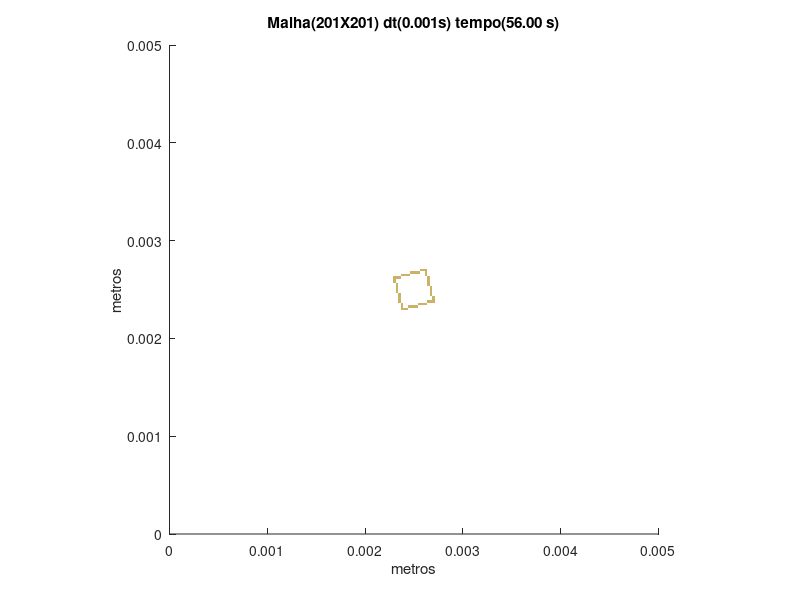

Here is the MATLAB script that generated this plot:
set (gca,'PlotBoxAspectRatio',[1 1 1],'Xlim',[0,0.005],'Ylim',[0,0.005])
hold on
title('Malha(201X201) dt(0.001s) tempo(56.00 s)')
hold on
ylabel('metros')
hold on
xlabel('metros')
hold on

fill([0.00236318407960199 0.00236318407960199 0.00238805970149254 0.00238805970149254],[0.00228855721393035 0.0023134328358209 0.0023134328358209 0.00228855721393035],[0.8,0.7,0.4],'LineStyle','none')

fill([0.00238805970149254 0.00238805970149254 0.00241293532338308 0.00241293532338308],[0.00228855721393035 0.0023134328358209 0.0023134328358209 0.00228855721393035],[0.8,0.7,0.4],'LineStyle','none')

fill([0.00241293532338308 0.00241293532338308 0.00243781094527363 0.00243781094527363],[0.00228855721393035 0.0023134328358209 0.0023134328358209 0.00228855721393035],[0.8,0.7,0.4],'LineStyle','none')

fill([0.00236318407960199 0.00236318407960199 0.00238805970149254 0.00238805970149254],[0.0023134328358209 0.00233830845771144 0.00233830845771144 0.0023134328358209],[0.8,0.7,0.4],'LineStyle','none')

fill([0.00243781094527363 0.00243781094527363 0.00246268656716418 0.00246268656716418],[0.0023134328358209 0.00233830845771144 0.00233830845771144 0.0023134328358209],[0.8,0.7,0.4],'LineStyle','none')

fill([0.00246268656716418 0.00246268656716418 0.00248756218905473 0.00248756218905473],[0.0023134328358209 0.00233830845771144 0.00233830845771144 0.0023134328358209],[0.8,0.7,0.4],'LineStyle','none')

fill([0.00248756218905473 0.00248756218905473 0.00251243781094527 0.00251243781094527],[0.0023134328358209 0.00233830845771144 0.00233830845771144 0.0023134328358209],[0.8,0.7,0.4],'LineStyle','none')

fill([0.00251243781094527 0.00251243781094527 0.00253731343283582 0.00253731343283582],[0.0023134328358209 0.00233830845771144 0.00233830845771144 0.0023134328358209],[0.8,0.7,0.4],'LineStyle','none')

fill([0.00236318407960199 0.00236318407960199 0.00238805970149254 0.00238805970149254],[0.00233830845771144 0.00236318407960199 0.00236318407960199 0.00233830845771144],[0.8,0.7,0.4],'LineStyle','none')

fill([0.00253731343283582 0.00253731343283582 0.00256218905472637 0.00256218905472637],[0.00233830845771144 0.00236318407960199 0.00236318407960199 0.00233830845771144],[0.8,0.7,0.4],'LineStyle','none')

fill([0.00256218905472637 0.00256218905472637 0.00258706467661692 0.00258706467661692],[0.00233830845771144 0.00236318407960199 0.00236318407960199 0.00233830845771144],[0.8,0.7,0.4],'LineStyle','none')

fill([0.00258706467661692 0.00258706467661692 0.00261194029850746 0.00261194029850746],[0.00233830845771144 0.00236318407960199 0.00236318407960199 0.00233830845771144],[0.8,0.7,0.4],'LineStyle','none')

fill([0.00261194029850746 0.00261194029850746 0.00263681592039801 0.00263681592039801],[0.00233830845771144 0.00236318407960199 0.00236318407960199 0.00233830845771144],[0.8,0.7,0.4],'LineStyle','none')

fill([0.00233830845771144 0.00233830845771144 0.00236318407960199 0.00236318407960199],[0.00236318407960199 0.00238805970149254 0.00238805970149254 0.00236318407960199],[0.8,0.7,0.4],'LineStyle','none')

fill([0.00263681592039801 0.00263681592039801 0.00266169154228856 0.00266169154228856],[0.00236318407960199 0.00238805970149254 0.00238805970149254 0.00236318407960199],[0.8,0.7,0.4],'LineStyle','none')

fill([0.00266169154228856 0.00266169154228856 0.0026865671641791 0.0026865671641791],[0.00236318407960199 0.00238805970149254 0.00238805970149254 0.00236318407960199],[0.8,0.7,0.4],'LineStyle','none')

fill([0.0026865671641791 0.0026865671641791 0.00271144278606965 0.00271144278606965],[0.00236318407960199 0.00238805970149254 0.00238805970149254 0.00236318407960199],[0.8,0.7,0.4],'LineStyle','none')

fill([0.00233830845771144 0.00233830845771144 0.00236318407960199 0.00236318407960199],[0.00238805970149254 0.00241293532338308 0.00241293532338308 0.00238805970149254],[0.8,0.7,0.4],'LineStyle','none')

fill([0.0026865671641791 0.0026865671641791 0.00271144278606965 0.00271144278606965],[0.00238805970149254 0.00241293532338308 0.00241293532338308 0.00238805970149254],[0.8,0.7,0.4],'LineStyle','none')

fill([0.00233830845771144 0.00233830845771144 0.00236318407960199 0.00236318407960199],[0.00241293532338308 0.00243781094527363 0.00243781094527363 0.00241293532338308],[0.8,0.7,0.4],'LineStyle','none')

fill([0.0026865671641791 0.0026865671641791 0.00271144278606965 0.00271144278606965],[0.00241293532338308 0.00243781094527363 0.00243781094527363 0.00241293532338308],[0.8,0.7,0.4],'LineStyle','none')

fill([0.00233830845771144 0.00233830845771144 0.00236318407960199 0.00236318407960199],[0.00243781094527363 0.00246268656716418 0.00246268656716418 0.00243781094527363],[0.8,0.7,0.4],'LineStyle','none')

fill([0.00266169154228856 0.00266169154228856 0.0026865671641791 0.0026865671641791],[0.00243781094527363 0.00246268656716418 0.00246268656716418 0.00243781094527363],[0.8,0.7,0.4],'LineStyle','none')

fill([0.0023134328358209 0.0023134328358209 0.00233830845771144 0.00233830845771144],[0.00246268656716418 0.00248756218905473 0.00248756218905473 0.00246268656716418],[0.8,0.7,0.4],'LineStyle','none')

fill([0.00266169154228856 0.00266169154228856 0.0026865671641791 0.0026865671641791],[0.00246268656716418 0.00248756218905473 0.00248756218905473 0.00246268656716418],[0.8,0.7,0.4],'LineStyle','none')

fill([0.0023134328358209 0.0023134328358209 0.00233830845771144 0.00233830845771144],[0.00248756218905473 0.00251243781094527 0.00251243781094527 0.00248756218905473],[0.8,0.7,0.4],'LineStyle','none')

fill([0.00266169154228856 0.00266169154228856 0.0026865671641791 0.0026865671641791],[0.00248756218905473 0.00251243781094527 0.00251243781094527 0.00248756218905473],[0.8,0.7,0.4],'LineStyle','none')

fill([0.0023134328358209 0.0023134328358209 0.00233830845771144 0.00233830845771144],[0.00251243781094527 0.00253731343283582 0.00253731343283582 0.00251243781094527],[0.8,0.7,0.4],'LineStyle','none')

fill([0.00266169154228856 0.00266169154228856 0.0026865671641791 0.0026865671641791],[0.00251243781094527 0.00253731343283582 0.00253731343283582 0.00251243781094527],[0.8,0.7,0.4],'LineStyle','none')

fill([0.0023134328358209 0.0023134328358209 0.00233830845771144 0.00233830845771144],[0.00253731343283582 0.00256218905472637 0.00256218905472637 0.00253731343283582],[0.8,0.7,0.4],'LineStyle','none')

fill([0.00263681592039801 0.00263681592039801 0.00266169154228856 0.00266169154228856],[0.00253731343283582 0.00256218905472637 0.00256218905472637 0.00253731343283582],[0.8,0.7,0.4],'LineStyle','none')

fill([0.00228855721393035 0.00228855721393035 0.0023134328358209 0.0023134328358209],[0.00256218905472637 0.00258706467661692 0.00258706467661692 0.00256218905472637],[0.8,0.7,0.4],'LineStyle','none')

fill([0.00263681592039801 0.00263681592039801 0.00266169154228856 0.00266169154228856],[0.00256218905472637 0.00258706467661692 0.00258706467661692 0.00256218905472637],[0.8,0.7,0.4],'LineStyle','none')

fill([0.00228855721393035 0.00228855721393035 0.0023134328358209 0.0023134328358209],[0.00258706467661692 0.00261194029850746 0.00261194029850746 0.00258706467661692],[0.8,0.7,0.4],'LineStyle','none')

fill([0.00263681592039801 0.00263681592039801 0.00266169154228856 0.00266169154228856],[0.00258706467661692 0.00261194029850746 0.00261194029850746 0.00258706467661692],[0.8,0.7,0.4],'LineStyle','none')

fill([0.00228855721393035 0.00228855721393035 0.0023134328358209 0.0023134328358209],[0.00261194029850746 0.00263681592039801 0.00263681592039801 0.00261194029850746],[0.8,0.7,0.4],'LineStyle','none')

fill([0.0023134328358209 0.0023134328358209 0.00233830845771144 0.00233830845771144],[0.00261194029850746 0.00263681592039801 0.00263681592039801 0.00261194029850746],[0.8,0.7,0.4],'LineStyle','none')

fill([0.00233830845771144 0.00233830845771144 0.00236318407960199 0.00236318407960199],[0.00261194029850746 0.00263681592039801 0.00263681592039801 0.00261194029850746],[0.8,0.7,0.4],'LineStyle','none')

fill([0.00263681592039801 0.00263681592039801 0.00266169154228856 0.00266169154228856],[0.00261194029850746 0.00263681592039801 0.00263681592039801 0.00261194029850746],[0.8,0.7,0.4],'LineStyle','none')

fill([0.00236318407960199 0.00236318407960199 0.00238805970149254 0.00238805970149254],[0.00263681592039801 0.00266169154228856 0.00266169154228856 0.00263681592039801],[0.8,0.7,0.4],'LineStyle','none')

fill([0.00238805970149254 0.00238805970149254 0.00241293532338308 0.00241293532338308],[0.00263681592039801 0.00266169154228856 0.00266169154228856 0.00263681592039801],[0.8,0.7,0.4],'LineStyle','none')

fill([0.00241293532338308 0.00241293532338308 0.00243781094527363 0.00243781094527363],[0.00263681592039801 0.00266169154228856 0.00266169154228856 0.00263681592039801],[0.8,0.7,0.4],'LineStyle','none')

fill([0.00243781094527363 0.00243781094527363 0.00246268656716418 0.00246268656716418],[0.00263681592039801 0.00266169154228856 0.00266169154228856 0.00263681592039801],[0.8,0.7,0.4],'LineStyle','none')

fill([0.00261194029850746 0.00261194029850746 0.00263681592039801 0.00263681592039801],[0.00263681592039801 0.00266169154228856 0.00266169154228856 0.00263681592039801],[0.8,0.7,0.4],'LineStyle','none')

fill([0.00246268656716418 0.00246268656716418 0.00248756218905473 0.00248756218905473],[0.00266169154228856 0.0026865671641791 0.0026865671641791 0.00266169154228856],[0.8,0.7,0.4],'LineStyle','none')

fill([0.00248756218905473 0.00248756218905473 0.00251243781094527 0.00251243781094527],[0.00266169154228856 0.0026865671641791 0.0026865671641791 0.00266169154228856],[0.8,0.7,0.4],'LineStyle','none')

fill([0.00251243781094527 0.00251243781094527 0.00253731343283582 0.00253731343283582],[0.00266169154228856 0.0026865671641791 0.0026865671641791 0.00266169154228856],[0.8,0.7,0.4],'LineStyle','none')

fill([0.00253731343283582 0.00253731343283582 0.00256218905472637 0.00256218905472637],[0.00266169154228856 0.0026865671641791 0.0026865671641791 0.00266169154228856],[0.8,0.7,0.4],'LineStyle','none')

fill([0.00261194029850746 0.00261194029850746 0.00263681592039801 0.00263681592039801],[0.00266169154228856 0.0026865671641791 0.0026865671641791 0.00266169154228856],[0.8,0.7,0.4],'LineStyle','none')

fill([0.00256218905472637 0.00256218905472637 0.00258706467661692 0.00258706467661692],[0.0026865671641791 0.00271144278606965 0.00271144278606965 0.0026865671641791],[0.8,0.7,0.4],'LineStyle','none')

fill([0.00258706467661692 0.00258706467661692 0.00261194029850746 0.00261194029850746],[0.0026865671641791 0.00271144278606965 0.00271144278606965 0.0026865671641791],[0.8,0.7,0.4],'LineStyle','none')

fill([0.00261194029850746 0.00261194029850746 0.00263681592039801 0.00263681592039801],[0.0026865671641791 0.00271144278606965 0.00271144278606965 0.0026865671641791],[0.8,0.7,0.4],'LineStyle','none')
